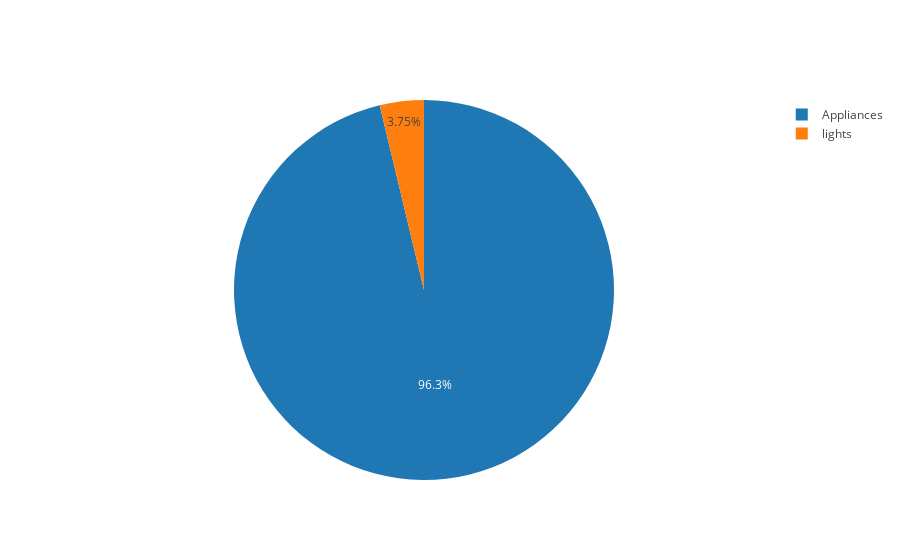

Source (notebook cell):
### Markdown cell above
<b><h3><u>Energy Consumption Distribution</u> </h3></b>

### Code cell
labels = ['Appliances','lights']
values = [df['Appliances'].sum(),df['lights'].sum()]
trace = go.Pie(labels = labels, values=values)
py.iplot([trace], filename='basic_pie_chart')

### Figure 1 — Plotly figure (JSON) as saved in the notebook; plotly's stock layout.template omitted (floating-point values rounded to 4 significant figures)
{"data": [{"labels": ["Appliances", "lights"], "type": "pie", "values": [1928010, 75030]}], "layout": {}}
